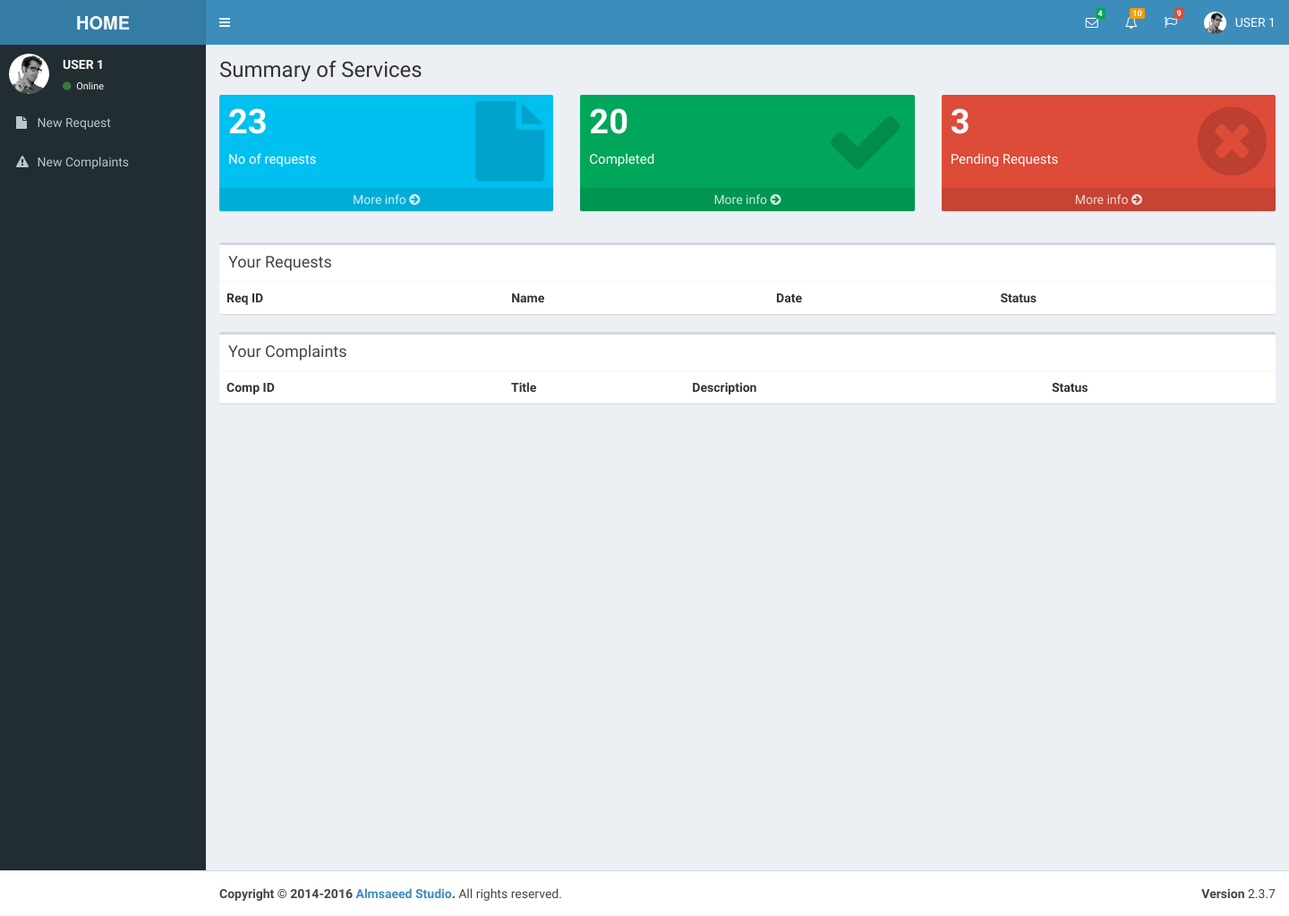
Before: /user.php (signed in) with the older database file.
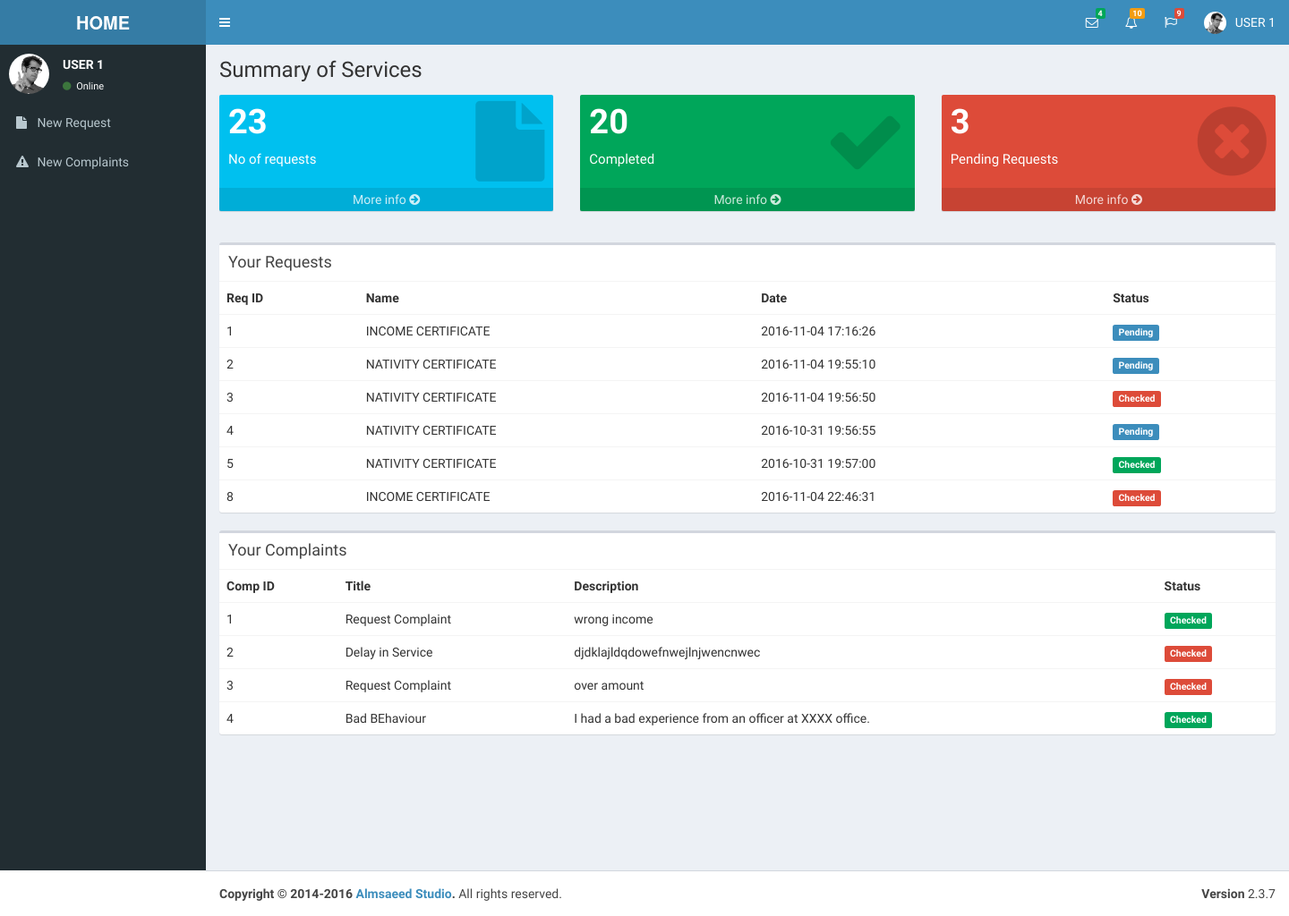
After: the same page with the newer database file.
### tables this page shows
CREATE TABLE IF NOT EXISTS `requesta` (
  `rid` int(11) NOT NULL AUTO_INCREMENT,
  `officerid` int(11) DEFAULT NULL,
  `userid` int(11) DEFAULT NULL,
  `cid` int(11) NOT NULL,
  `apptime` timestamp NULL DEFAULT CURRENT_TIMESTAMP,
  `maxdays` int(11) DEFAULT NULL,
  `deptid` int(11) DEFAULT NULL,
  `stat` int(11) DEFAULT NULL,
  `description` varchar(800) DEFAULT NULL,
  `remdays` int(11) NOT NULL DEFAULT '6',
  `code` varchar(100) NOT NULL,
  PRIMARY KEY (`rid`)
);

CREATE TABLE IF NOT EXISTS `complaints` (
  `comid` int(10) NOT NULL AUTO_INCREMENT,
  `userid` int(15) NOT NULL,
  `rid` int(20) NOT NULL,
  `descr` varchar(1000) NOT NULL,
  `stat` int(11) NOT NULL,
  `title` varchar(1000) NOT NULL,
  `username` varchar(300) NOT NULL,
  PRIMARY KEY (`comid`)
);

### user.php (the view, shortened to what this page needs)
<!DOCTYPE html>
<?php
require_once('database.php');
?>
<html>
<head>
  <link rel="stylesheet" href="bootstrap/css/bootstrap.min.css">
  <link rel="stylesheet" href="https://cdnjs.cloudflare.com/ajax/libs/font-awesome/4.5.0/css/font-awesome.min.css">
  <link rel="stylesheet" href="https://cdnjs.cloudflare.com/ajax/libs/ionicons/2.0.1/css/ionicons.min.css">
  <link rel="stylesheet" href="dist/css/AdminLTE.min.css">
  <link rel="stylesheet" href="dist/css/skins/_all-skins.min.css">
  <link rel="stylesheet" href="plugins/iCheck/flat/blue.css">
  <link rel="stylesheet" href="plugins/morris/morris.css">
  <link rel="stylesheet" href="plugins/jvectormap/jquery-jvectormap-1.2.2.css">
  <link rel="stylesheet" href="plugins/datepicker/datepicker3.css">
  <link rel="stylesheet" href="plugins/daterangepicker/daterangepicker.css">
  <link rel="stylesheet" href="plugins/bootstrap-wysihtml5/bootstrap3-wysihtml5.min.css">
</head>
<body class="hold-transition skin-blue sidebar-mini">
<div class="wrapper">
  <header class="main-header">
    <a href="user.php" class="logo">
      <span class="logo-lg"><b>HOME</b></span>
    </a>
    <nav class="navbar navbar-static-top">
      <a href="#" class="sidebar-toggle" data-toggle="offcanvas" role="button">
      </a>
      <div class="navbar-custom-menu">
        <ul class="nav navbar-nav">
          <li class="dropdown messages-menu">
            <a href="#" class="dropdown-toggle" data-toggle="dropdown">
              <i class="fa fa-envelope-o"></i>
              <span class="label label-success">4</span>
            </a>
          </li>
          <li class="dropdown notifications-menu">
            <a href="#" class="dropdown-toggle" data-toggle="dropdown">
              <i class="fa fa-bell-o"></i>
              <span class="label label-warning">10</span>
            </a>
          </li>
          <li class="dropdown tasks-menu">
            <a href="#" class="dropdown-toggle" data-toggle="dropdown">
              <i class="fa fa-flag-o"></i>
              <span class="label label-danger">9</span>
            </a>
          </li>
          <li class="dropdown user user-menu">
            <a href="#" class="dropdown-toggle" data-toggle="dropdown">
              <img src="dist/img/user2-160x160.jpg" class="user-image" alt="User Image">
              <span class="hidden-xs"><?php echo $_SESSION["name"];?></span>
            </a>
          </li>
        </ul>
      </div>
    </nav>
  </header>
  <aside class="main-sidebar">
    <section class="sidebar">
      <div class="user-panel">
        <div class="pull-left image">
          <img src="dist/img/user2-160x160.jpg" class="img-circle" alt="User Image">
        </div>
        <div class="pull-left info">
          <p><?php echo $_SESSION["name"];?></p>
          <a href="#"><i class="fa fa-circle text-success"></i> Online</a>
        </div>
      </div>
      <ul class="sidebar-menu">
        <li><a href="newrequest.php"><i class="fa  fa-file"></i> <span>New Request</span></a></li>
        <li><a href="complaint.php"><i class="fa  fa-exclamation-triangle"></i> <span>New Complaints</span></a></li>
    </section>
  </aside>
  <div class="content-wrapper">
    <section class="content-header">
      <h1>
        Summary of Services
      </h1>
    </section>
    <section class="content">
      <div class="row">
        <div class="col-lg-4 col-xs-6">
          <div class="small-box bg-aqua">
            <div class="inner">
              <h3>23</h3>
              <p>No of requests</p>
            </div>
            <div class="icon">
              <i class="fa fa-file"></i>
            </div>
            <a href="#" class="small-box-footer">More info <i class="fa fa-arrow-circle-right"></i></a>
          </div>
        </div>
        <div class="col-lg-4 col-xs-6">
          <div class="small-box bg-green">
            <div class="inner">
              <h3>20<sup style="font-size: 20px"></sup></h3>
              <p>Completed</p>
            </div>
            <div class="icon">
              <i class="fa fa-check"></i>
            </div>
            <a href="#" class="small-box-footer">More info <i class="fa fa-arrow-circle-right"></i></a>
          </div>
        </div>
        <div class="col-lg-4 col-xs-6">
          <div class="small-box bg-red">
            <div class="inner">
              <h3>3</h3>
              <p>Pending Requests</p>
            </div>
            <div class="icon">
              <i class="fa fa-times-circle"></i>
            </div>
            <a href="#" class="small-box-footer">More info <i class="fa fa-arrow-circle-right"></i></a>
          </div>
        </div>
      </div>
      <div class="row">
        <section class="content">
       <div class="box">
            <div class="box-header">
              <h3 class="box-title">Your Requests</h3>
            </div>
            <?php
                          $sql = "SELECT * FROM requesta WHERE userid=$_SESSION[uid]" ;
                          $ref = $result->query($sql);
                         ?>
            <div class="box-body table-responsive no-padding">
              <table class="table table-hover">
                <tr>
                  <th>Req ID</th>
                  <th>Name</th>
                  <th>Date</th>
                  <th>Status</th>
                </tr>
               <?php
                  while($row = mysqli_fetch_assoc($ref))
                      {
                       echo "<tr>
                  <td>$row[rid]</td>
                  <td>$row[description]</td>
                  <td>$row[apptime]</td>";
                  if($row[stat]==0){
                  echo "<td><span class=\"label label-primary\">Pending </span></td>";}
                  else if($row[stat]==1){
                    echo "<td><span class=\"label label-success\">Checked </span></td>";}
                  else if($row[stat]==2){
                   echo "<td><span class=\"label label-danger\">Checked </span></td>";}
                  echo"</tr>";
                                      }
                ?>
              </table>
            </div>
          </div>
          <div class="box">
            <div class="box-header">
              <h3 class="box-title">Your Complaints</h3>
<?php
                          $sql = "SELECT * FROM complaints WHERE userid=$_SESSION[uid]" ;
                          $ref = $result->query($sql);
                         ?>
            </div>
            <div class="box-body table-responsive no-padding">
              <table class="table table-hover">
                <tr>
                  <th>Comp ID</th>
                  <th>Title</th>
                  <th>Description</th>
                  <th>Status</th>
                </tr>
<?php
                  while($row = mysqli_fetch_assoc($ref))
                      {
                       echo "<tr>
                  <td>$row[comid]</td>
                  <td>$row[title]</td>
                  <td>$row[descr]</td>";
                  if($row[stat]==0){
                  echo "<td><span class=\"label label-primary\">Pending </span></td>";}
                  else if($row[stat]==1){
                    echo "<td><span class=\"label label-success\">Checked </span></td>";}
                  else if($row[stat]==2){
                   echo "<td><span class=\"label label-danger\">Checked </span></td>";}
                  echo"</tr>";
                                      }
                ?>
              </table>
            </div>
          </div>
    </section>
        <section class="col-lg-5 connectedSortable">
          </div>
        </section>
      </div>
  </div>
  <footer class="main-footer">
    <div class="pull-right hidden-xs">
      <b>Version</b> 2.3.7
    </div>
    <strong>Copyright &copy; 2014-2016 <a href="http://almsaeedstudio.com">Almsaeed Studio</a>.</strong> All rights
    reserved.
  </footer>
</body>
</html>

Changed rows visible on the page:
added requesta: rid "1", description "INCOME CERTIFICATE", apptime "2016-11-04 17:16:26", stat "Pending"
added requesta: rid "2", description "NATIVITY CERTIFICATE", apptime "2016-11-04 19:55:10", stat "Pending"
added requesta: rid "3", description "NATIVITY CERTIFICATE", apptime "2016-11-04 19:56:50", stat "Checked"
added requesta: rid "4", description "NATIVITY CERTIFICATE", apptime "2016-10-31 19:56:55", stat "Pending"
added requesta: rid "5", description "NATIVITY CERTIFICATE", apptime "2016-10-31 19:57:00", stat "Checked"
added requesta: rid "8", description "INCOME CERTIFICATE", apptime "2016-11-04 22:46:31", stat "Checked"
added complaints: comid "1", title "Request Complaint", descr "wrong income", stat "Checked"
added complaints: comid "2", title "Delay in Service", descr "djdklajldqdowefnwejlnjwencnwec", stat "Checked"
added complaints: comid "3", title "Request Complaint", descr "over amount", stat "Checked"
added complaints: comid "4", title "Bad BEhaviour", descr "I had a bad experience from an officer at XXXX office.", stat "Checked"
